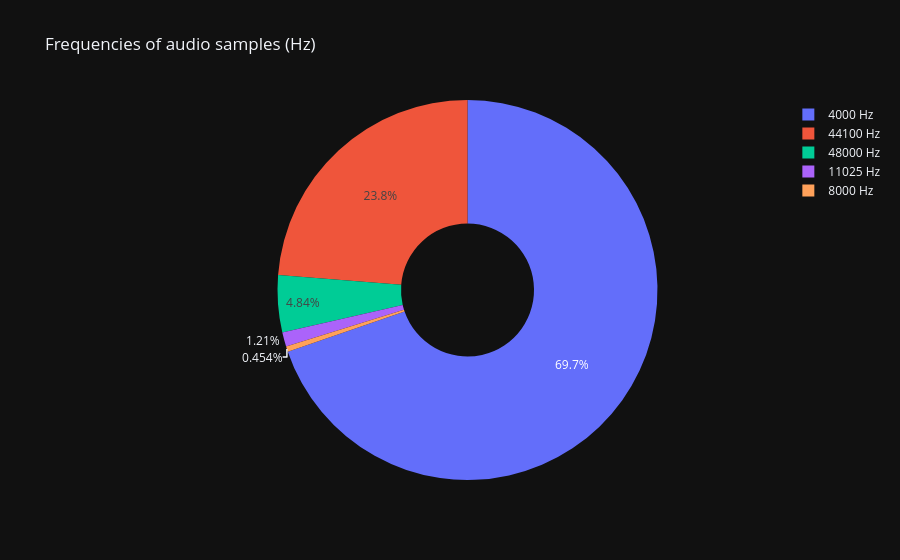

The code cell stored with this chart in its notebook:
### Code cell
fig = px.pie(values=sr_values, names=[f"{sr} Hz" for sr in sr_values.index], hole=0.35, title="Frequencies of audio samples (Hz)")
fig.write_image("frequency_pie.png")
fig.show()

### Figure 1 — Plotly figure (JSON) as saved in the notebook; plotly's stock layout.template omitted (floating-point values rounded to 4 significant figures)
{"data": [{"domain": {"x": [0.0, 1.0], "y": [0.0, 1.0]}, "hole": 0.35, "hovertemplate": "label=%{label}<br>value=%{value}<extra></extra>", "labels": ["4000 Hz", "44100 Hz", "48000 Hz", "11025 Hz", "8000 Hz"], "legendgroup": "", "name": "", "showlegend": true, "values": [461, 157, 32, 8, 3], "type": "pie"}], "layout": {"legend": {"tracegroupgap": 0}, "title": {"text": "Frequencies of audio samples (Hz)"}}}
